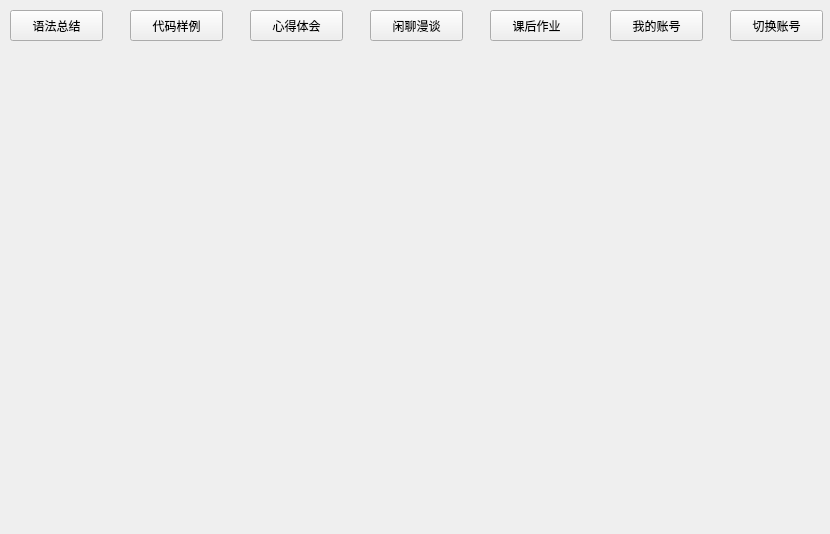
<?xml version="1.0" encoding="UTF-8"?>
<ui version="4.0">
 <class>MainWindow</class>
 <widget class="QMainWindow" name="MainWindow">
  <property name="geometry">
   <rect>
    <x>0</x>
    <y>0</y>
    <width>830</width>
    <height>534</height>
   </rect>
  </property>
  <property name="windowTitle">
   <string>MainWindow</string>
  </property>
  <widget class="QWidget" name="centralWidget">
   <widget class="QPushButton" name="grammar">
    <property name="geometry">
     <rect>
      <x>10</x>
      <y>10</y>
      <width>93</width>
      <height>31</height>
     </rect>
    </property>
    <property name="styleSheet">
     <string notr="true">font: 13pt &quot;华文楷体&quot;;</string>
    </property>
    <property name="text">
     <string>语法总结</string>
    </property>
   </widget>
   <widget class="QPushButton" name="example">
    <property name="geometry">
     <rect>
      <x>130</x>
      <y>10</y>
      <width>93</width>
      <height>31</height>
     </rect>
    </property>
    <property name="styleSheet">
     <string notr="true">font: 13pt &quot;华文楷体&quot;;</string>
    </property>
    <property name="text">
     <string>代码样例</string>
    </property>
   </widget>
   <widget class="QPushButton" name="experience">
    <property name="geometry">
     <rect>
      <x>250</x>
      <y>10</y>
      <width>93</width>
      <height>31</height>
     </rect>
    </property>
    <property name="styleSheet">
     <string notr="true">font: 13pt &quot;华文楷体&quot;;</string>
    </property>
    <property name="text">
     <string>心得体会</string>
    </property>
   </widget>
   <widget class="QPushButton" name="chat">
    <property name="geometry">
     <rect>
      <x>370</x>
      <y>10</y>
      <width>93</width>
      <height>31</height>
     </rect>
    </property>
    <property name="styleSheet">
     <string notr="true">font: 13pt &quot;华文楷体&quot;;</string>
    </property>
    <property name="text">
     <string>闲聊漫谈</string>
    </property>
   </widget>
   <widget class="QPushButton" name="homework">
    <property name="geometry">
     <rect>
      <x>490</x>
      <y>10</y>
      <width>93</width>
      <height>31</height>
     </rect>
    </property>
    <property name="styleSheet">
     <string notr="true">font: 13pt &quot;华文楷体&quot;;</string>
    </property>
    <property name="text">
     <string>课后作业</string>
    </property>
   </widget>
   <widget class="QPushButton" name="me">
    <property name="geometry">
     <rect>
      <x>610</x>
      <y>10</y>
      <width>93</width>
      <height>31</height>
     </rect>
    </property>
    <property name="styleSheet">
     <string notr="true">font: 13pt &quot;华文楷体&quot;;</string>
    </property>
    <property name="text">
     <string>我的账号</string>
    </property>
   </widget>
   <widget class="QPushButton" name="change">
    <property name="geometry">
     <rect>
      <x>730</x>
      <y>10</y>
      <width>93</width>
      <height>31</height>
     </rect>
    </property>
    <property name="styleSheet">
     <string notr="true">font: 13pt &quot;华文楷体&quot;;</string>
    </property>
    <property name="text">
     <string>切换账号</string>
    </property>
   </widget>
  </widget>
  <widget class="QMenuBar" name="menuBar">
   <property name="geometry">
    <rect>
     <x>0</x>
     <y>0</y>
     <width>830</width>
     <height>26</height>
    </rect>
   </property>
  </widget>
 </widget>
 <layoutdefault spacing="6" margin="11"/>
 <resources/>
 <connections/>
</ui>
